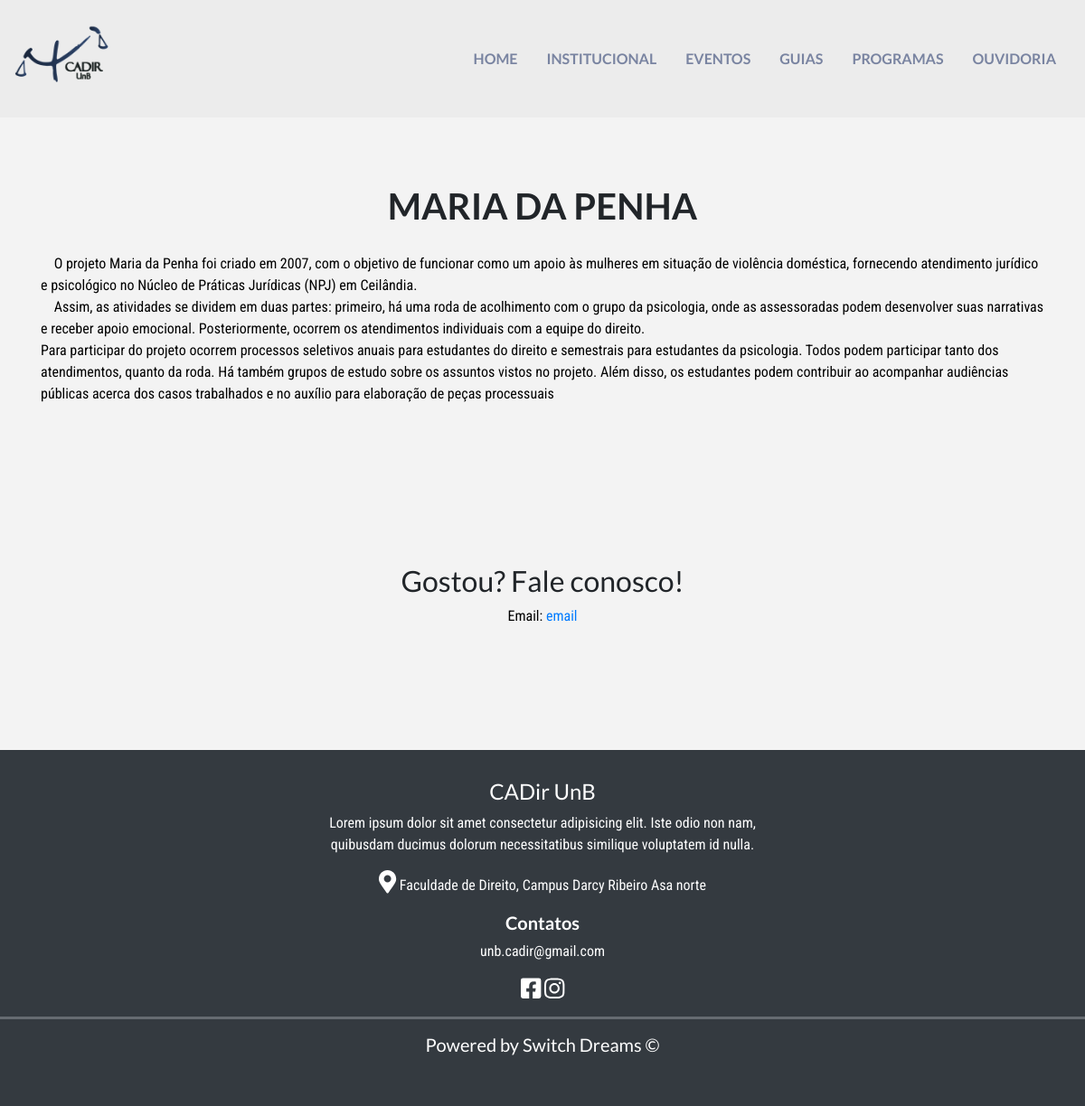
Screenshot of /programas/10 with the database file from the repository.
### programas/models.py (models this page shows, shortened)
class Programa(models.Model):
    TIPOS_CHOICES = (
        ('ATL', 'Atlética'),
        ('EJ', 'Empresa Júnior'),
        ('GE', 'Grupos de extensão'),
        ('OUT', 'Outros'),
    )
    nome = models.CharField('nome', max_length=120, blank=False)
    logo = models.ImageField('logo', upload_to='programas_logo')
    text = models.TextField('descricao')
    email = models.CharField('email', max_length=120)
    tipo = models.CharField('tipo', max_length=3, choices=TIPOS_CHOICES, default='OUT')
    facebook = models.URLField(blank=True)
    instagram = models.URLField(blank=True)
    site = models.URLField(blank=True)
    twitter = models.URLField(blank=True)
    class Meta:
        verbose_name_plural = "Programas"
        verbose_name = "Programa"

### programas/views.py (the view)
# urls.py: path('<int:pk>', views.show, name='show')
def show(request, **kwargs):
    template_name = 'programas_show.html'
    context = {
        "Programa": Programa.objects.filter(id=int(kwargs['pk'])).get()
    }
    return render(request, template_name, context)

### programas/templates/programas_show.html (shortened to what this page needs)
{% extends "base.html" %}
{% load static %}
{% load staticfiles %}
{% block content %}
    <br>
    <br>
    <br>
    <br>
    <br>
    <div class="container">
        <div class="jumbotron jumbotron-fluid">
            <h1 class="text-center font-weight-bold"> {{ Programa.nome }} </h1>
            {{ Programa.text|safe }}
        </div>
    </div>
    <div class="container text-center">
        <div class="jumbotron jumbotron-fluid">
            <h2 clas>Gostou? Fale conosco!</h2>
            <p>Email: <a href="{{ Programa.email }}">{{ Programa.email }}</a></p></p>
            <br>
        </div>
    </div>
{% endblock %}

### static/css/main_page.css (style rules this page uses)
:root { --cadir-blue-faded: #3c5a8c; --cadir-blue: #001652; --bg-white: #f3f3f3; --bg-white-nav: #ececec; }
p { font-family: 'Roboto Condensed', sans-serif; color: black; }
h1, h2, h3, h4, h5, h6 { font-family: 'Lato', sans-serif; }

### static/css/programas.css (style rules this page uses)
:root { --cadir-blue-faded: #3c5a8c; --cadir-blue: #001652; --bg-white: #f3f3f3; --bg-white-nav : #ececec; }
h1 { padding: 20px 0; text-transform: uppercase; }
.jumbotron { background-color:var(--bg-white); }

### static/css/templates.css (style rules this page uses)
:root { --cadir-blue-faded: #0016527c; --cadir-blue: #001652; --bg-white: #f3f3f3; --bg-white-nav : #ececec; }
html, body { height: 100%; width: 100%; margin: 0; padding: 0; background-color: var(--bg-white); }
body { position: relative; }

### rows the page displays
Programa: nome "MARIA DA PENHA", text "O projeto Maria da Penha foi criado em 2007, com o objetivo de funcionar como um apoio às mulheres em situação de violência doméstica, fornecendo atendimento jurídico e psicológico no Núcleo de Práticas Jurídicas (NPJ) em Ceilândia. Assim, as atividades se dividem em duas partes: primeiro, há uma roda de acolhimento com o grupo da psicologia, onde as assessoradas podem desenvolver suas narrativas e receber apoio emocional. Posteriormente, ocorrem os atendimentos individuais com a equipe do direito. Para participar do projeto ocorrem processos seletivos anuais para estudantes do direito e semestrais para estudantes da psicologia. Todos podem participar tanto dos atendimentos, quanto da roda.…", email "email"
